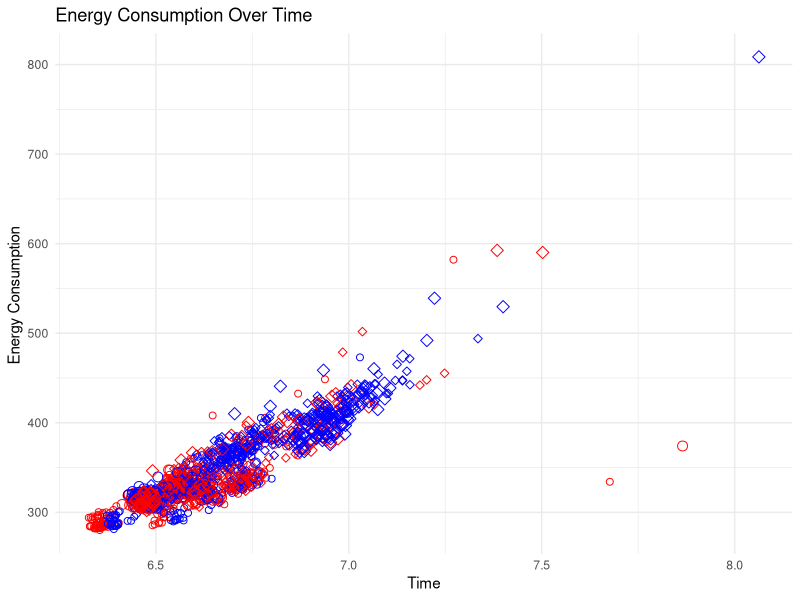
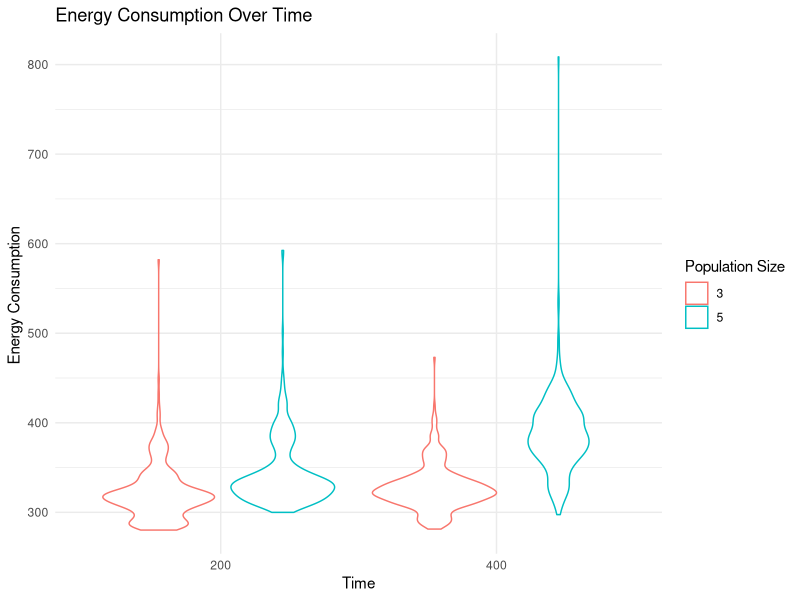

Source code (R) for these figures, in order: (Note: this script raises an error after producing the figures.)
data_1 <- read.csv("data/evoapps-1.11.7-baseline-bna-baseline-16-Oct-11-08-20.csv")
data_2 <- read.csv("data/evoapps-1.11.7-baseline-bna-baseline-2-19-Oct-19-25-31.csv")
data_3 <- read.csv("data/ola-base-ola-baseline-14-Dec-12-06-42.csv")

data_1$group <- 1
data_2$group <- 1
data_3$group <- 2

data <- rbind(data_1, data_2,data_3)

library(ggplot2)

data$color <- ifelse(data$population_size == 200, "red", "blue")
data$shape <- ifelse(data$dimension == 3, 21,23)
ggplot(data, aes(x = seconds, y = PKG)) +
  geom_point(color=data$color, shape=data$shape,size=1+data$group) +
  labs(
    title = "Energy Consumption Over Time",
    x = "Time",
    y = "Energy Consumption "
  ) +
  theme_minimal()

ggplot(data, aes(x = factor(population_size), y = PKG, color=factor(dimension))) +
  geom_violin() +
  labs(
    title = "Energy Consumption Over Time",
    x = "Time",
    y = "Energy Consumption ",
    color = "Population Size",
    shape = "Dimension"
  ) +
  theme_minimal()

library(dplyr)
summary_data <- data %>%
  group_by(population_size, dimension, group) %>%
  summarise(
    mean_PKG = mean(PKG),
    median_PKG = median(PKG),
    sd_PKG = sd(PKG),
    trimmed_PKG = mean(PKG, trim = 0.2)
  )

saveRDS(summary_data, "plots/energy-summary-data.rds")
saveRDS(data, "plots/energy-full-data.rds")
